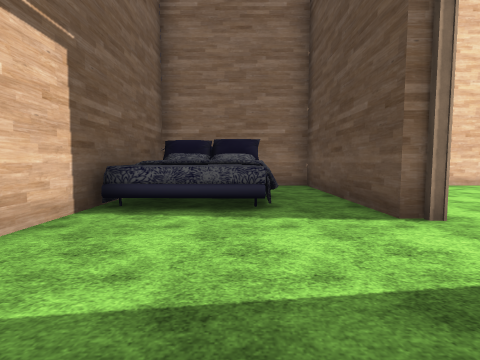
View 1 (above)

16 first-person views from a walk through a 3-D level made in the Unity game engine. The camera is 1.4 m above the floor, tilts 4° down and sees 85° across. The floor is counted in squares, 2 m on a side. Each view is taken from the middle of a square. On the plan, view 1 faces up. The plan holds only what a view shows up to about 9 squares ahead; the rest is blank. The place goes on beyond the plan. The terrain is drawn as flat ground. The player character is not drawn. Door leaves are left out, so doorways stand open. Some surface patterns are stand-ins.

View 2
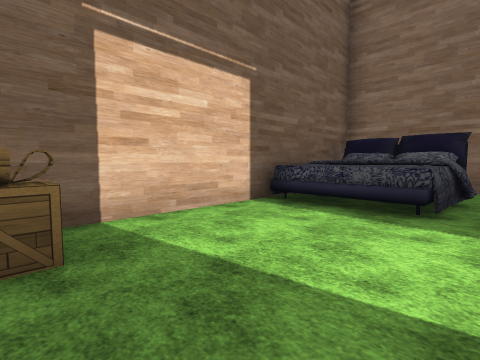

View 3
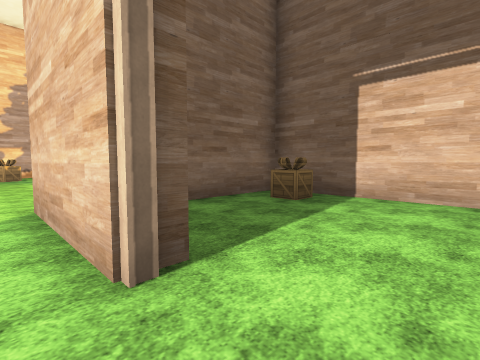

View 4
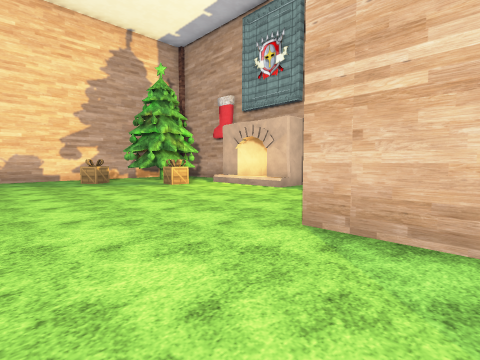

View 5
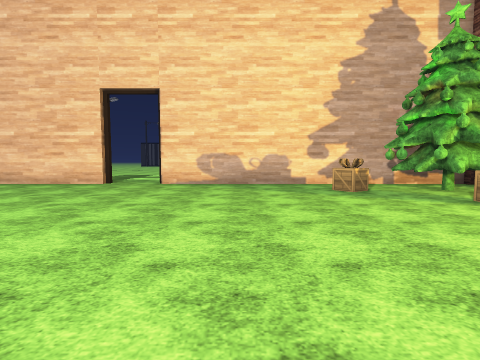

View 6
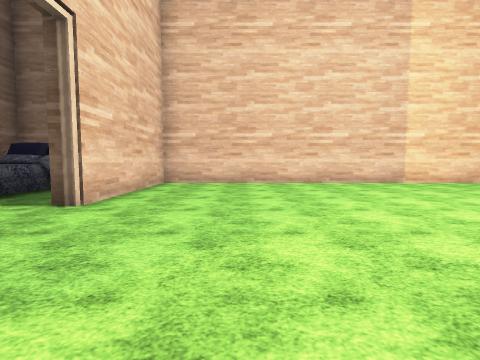

View 7
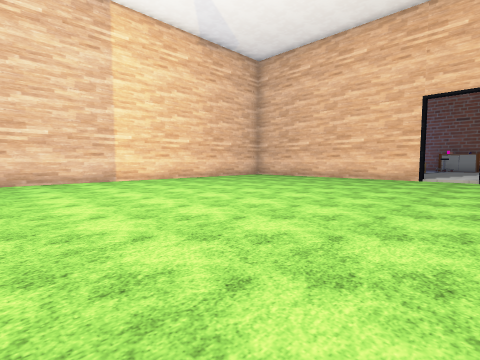

View 8
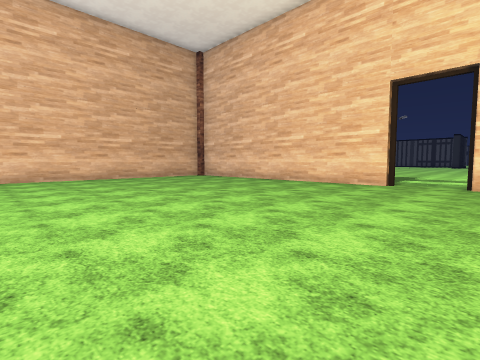

View 9
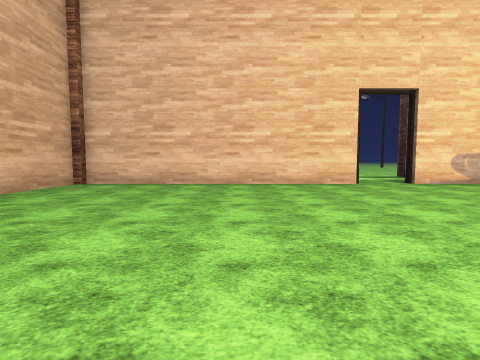

View 10
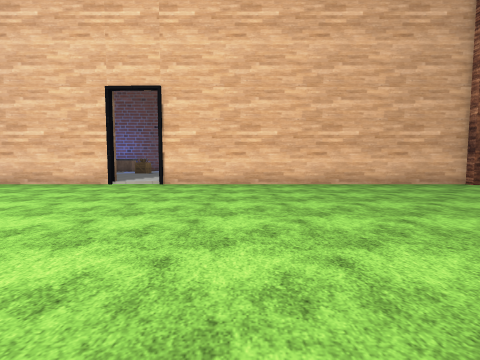

View 11
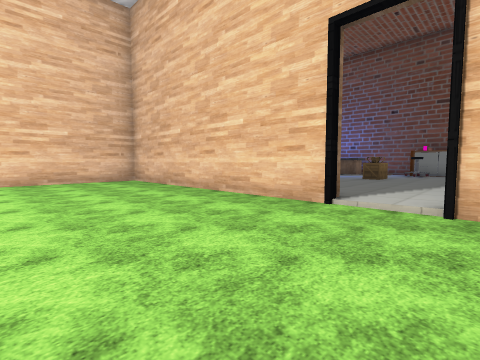

View 12
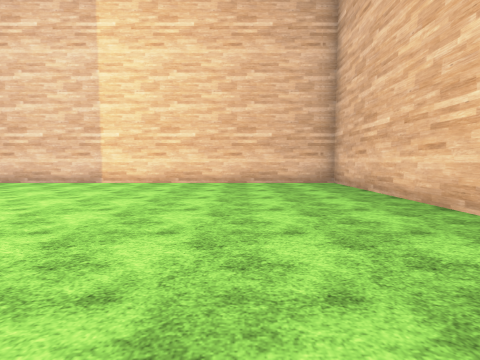

View 13
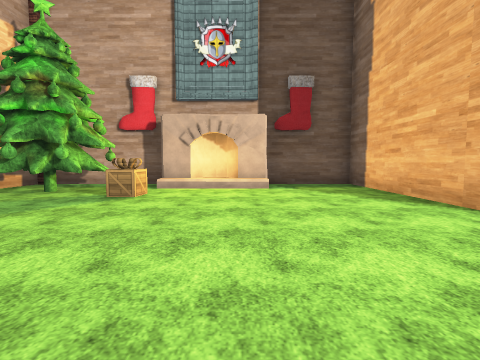

View 14
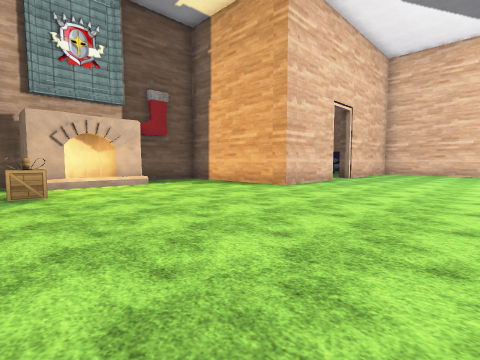

View 15
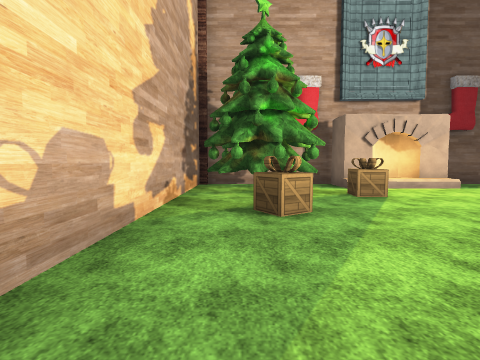

View 16
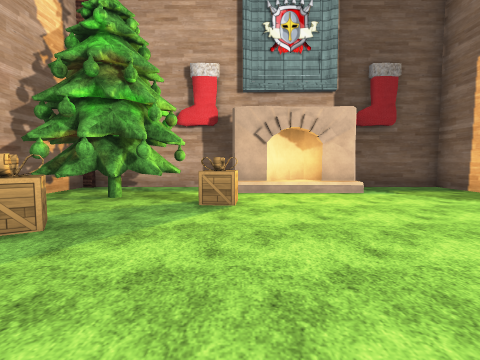

### Floor plan
Points are (right, up) in squares from view 1. A wall is a line through its corners. A room is listed if a view was taken in it or the views show most of it. See-through windows are left out.
Room 1 (views 1, 2)
walls: (-2.2, 3.5) (-2.2, -1) (0.4, -1); (2, 3.2) (2, 7.7) (0.4, 7.7)
ways out: open door at (2, 2.5) to room 2
objects: other object (-2, 4) to (0, 7); box (-1, 0)
Room 2 (views 3, 4, 5, 6, 7, 8, 9, 10, 11, 12, 13, 14, 15, 16)
walls: (2.5, 1.4) (2.5, -1.5) (-2.2, -1.5) (-2.2, -4.2); (9.1, -11.2) (18.1, -11.2) (18.1, -1.5); (18.1, 0) (18.1, 7.7) (2.5, 7.7) (2.5, 3.2); (-2.2, -7.4) (-2.2, -11.2) (7.5, -11.2)
ways out: open door at (2, 2.5) to room 1; open door at (8.3, -11.3); open door at (18, -0.5)
objects: other object (-2, -7) to (-2, -5); tree (-1, -10) to (1, -9); box (1, -7); box (2, -9)

Where each view was taken, in squares from view 1:
view 1: 0 up, 0 right, facing up
view 2: 0 up, 1 right, facing up-left
view 3: 3 up, 3 right, facing down-left
view 4: 0 up, 5 right, facing down-left
view 5: 3 down, 5 right, facing down
view 6: 1 down, 5 right, facing up
view 7: 2 down, 7 right, facing up-right
view 8: 3 down, 7 right, facing down-right
view 9: 3 down, 13 right, facing down
view 10: 4 down, 10 right, facing right
view 11: 2 down, 14 right, facing up-right
view 12: 1 down, 15 right, facing up
view 13: 5 down, 6 right, facing left
view 14: 8 down, 7 right, facing up-left
view 15: 10 down, 6 right, facing left
view 16: 7 down, 5 right, facing left
